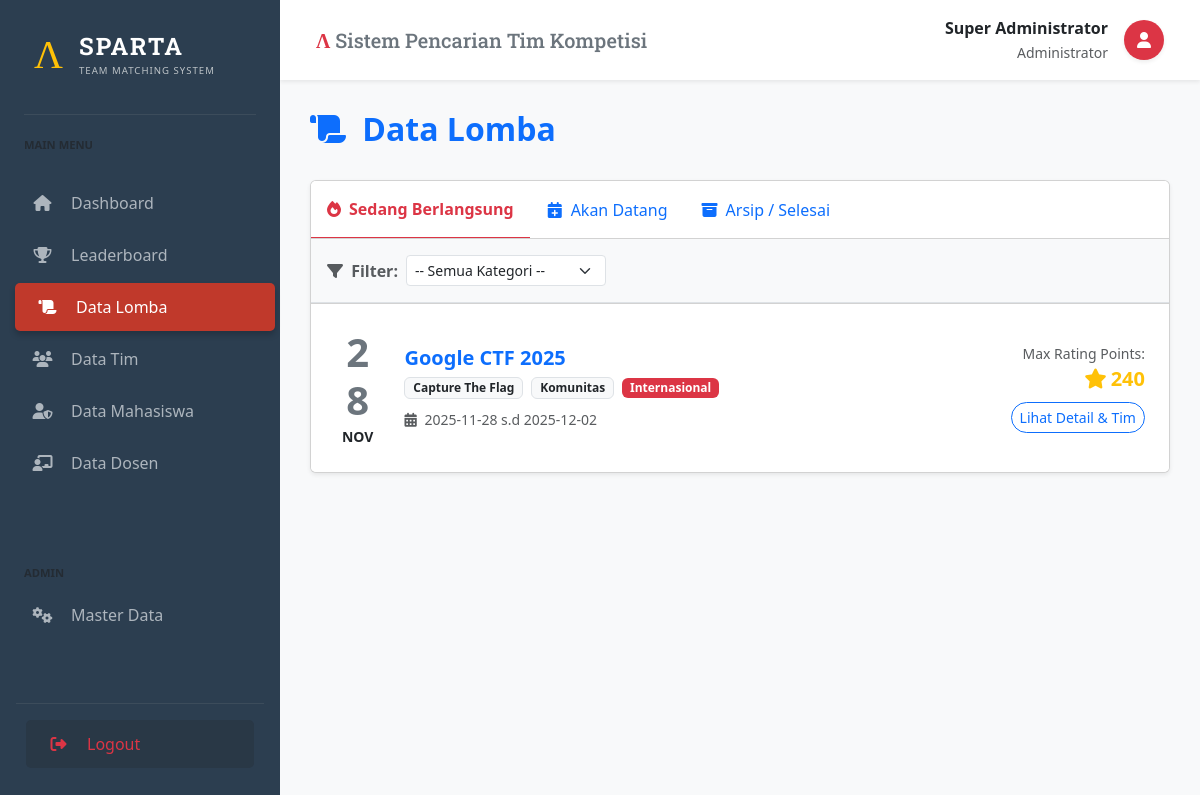
The app's page /index.php?page=lomba (signed in), older data.
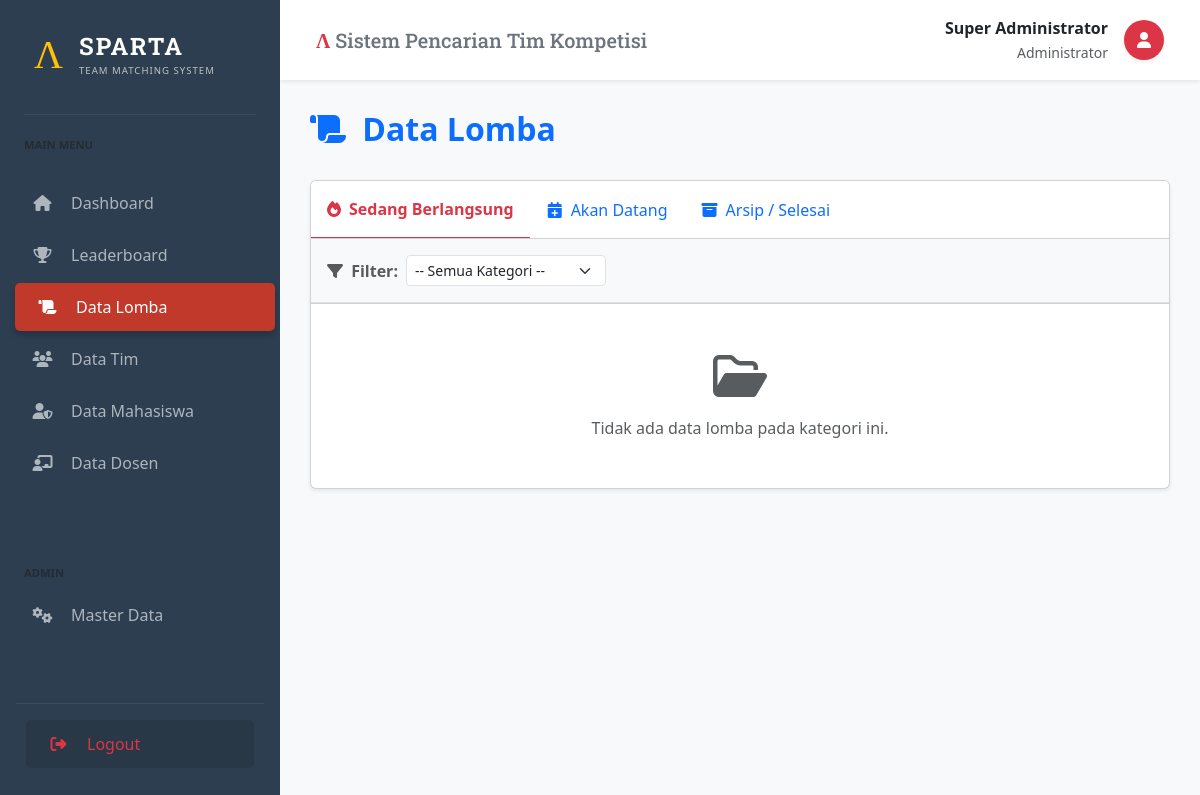
The same page, newer data.
### tables this page shows
CREATE TABLE Lomba (
    ID_Lomba INT AUTO_INCREMENT PRIMARY KEY,
    Nama_Lomba VARCHAR(200) NOT NULL,
    Deskripsi TEXT,
    Lokasi VARCHAR(100),
    Link_Web VARCHAR(255),
    Tanggal_Mulai DATE,
    Tanggal_Selesai DATE,
    ID_Kategori INT,
    ID_Jenis_Penyelenggara INT,
    ID_Tingkatan INT,
    FOREIGN KEY (ID_Kategori) REFERENCES Kategori_Lomba(ID_Kategori),
    FOREIGN KEY (ID_Jenis_Penyelenggara) REFERENCES Jenis_Penyelenggara(ID_Jenis),
    FOREIGN KEY (ID_Tingkatan) REFERENCES Tingkatan_Lomba(ID_Tingkatan)
);

CREATE TABLE Kategori_Lomba (
    ID_Kategori INT AUTO_INCREMENT PRIMARY KEY,
    Nama_Kategori VARCHAR(100) NOT NULL
);

CREATE TABLE Jenis_Penyelenggara (
    ID_Jenis INT AUTO_INCREMENT PRIMARY KEY,
    Nama_Jenis VARCHAR(100) NOT NULL,
    Bobot_Poin FLOAT DEFAULT 1.0
);

CREATE TABLE Tingkatan_Lomba (
    ID_Tingkatan INT AUTO_INCREMENT PRIMARY KEY,
    Nama_Tingkatan VARCHAR(50) NOT NULL,
    Poin_Dasar INT NOT NULL
);

### src/pages/lomba.php (the view, shortened to what this page needs)
<?php
$tab = $_GET['tab'] ?? 'active';
$filterTahun = $_GET['year'] ?? '';
$sql = "SELECT l.*, k.Nama_Kategori, p.Nama_Jenis, p.Bobot_Poin, t.Nama_Tingkatan, t.Poin_Dasar
        FROM Lomba l
        JOIN Kategori_Lomba k ON l.ID_Kategori = k.ID_Kategori
        JOIN Jenis_Penyelenggara p ON l.ID_Jenis_Penyelenggara = p.ID_Jenis
        JOIN Tingkatan_Lomba t ON l.ID_Tingkatan = t.ID_Tingkatan
        WHERE 1=1";
$params = [];
if ($tab == 'active') {
    $sql .= " AND CURDATE() BETWEEN l.Tanggal_Mulai AND l.Tanggal_Selesai";
} elseif ($tab == 'upcoming') {
    $sql .= " AND l.Tanggal_Mulai > CURDATE()";
} elseif ($tab == 'archive') {
    $sql .= " AND l.Tanggal_Selesai < CURDATE()";
    if ($filterTahun) {
        $sql .= " AND YEAR(l.Tanggal_Selesai) = ?";
        $params[] = $filterTahun;
    }
}
$sql .= " ORDER BY l.Tanggal_Mulai " . ($tab == 'archive' ? 'DESC' : 'ASC');
$stmt = $pdo->prepare($sql);
$stmt->execute($params);
$lombas = $stmt->fetchAll();
?>
<div class="d-flex justify-content-between align-items-center mb-4">
    <h2 class="fw-bold text-primary"><i class="fas fa-scroll me-2"></i> Data Lomba</h2>
</div>
<div class="card shadow-sm mb-4">
    <div class="card-header bg-white p-0">
        <ul class="nav nav-tabs card-header-tabs m-0">
            <li class="nav-item">
                <a class="nav-link py-3 <?= $tab=='active'?'active fw-bold border-top-0 border-start-0 border-end-0 border-bottom-3 border-danger text-danger':'' ?>" href="?page=lomba&tab=active">
                    <i class="fas fa-fire me-2"></i>Sedang Berlangsung
                </a>
            </li>
            <li class="nav-item">
                <a class="nav-link py-3 <?= $tab=='upcoming'?'active fw-bold border-bottom-3 border-primary text-primary':'' ?>" href="?page=lomba&tab=upcoming">
                    <i class="fas fa-calendar-plus me-2"></i>Akan Datang
                </a>
            </li>
            <li class="nav-item">
                <a class="nav-link py-3 <?= $tab=='archive'?'active fw-bold border-bottom-3 border-secondary text-secondary':'' ?>" href="?page=lomba&tab=archive">
                    <i class="fas fa-archive me-2"></i>Arsip / Selesai
                </a>
            </li>
        </ul>
    </div>
    <div class="card-body bg-light border-bottom">
        <form method="GET" class="row g-2 align-items-center">
            <div class="col-auto"><span class="fw-bold text-muted"><i class="fas fa-filter me-1"></i> Filter:</span></div>
            <div class="col-md-3">
                <select name="cat" class="form-select form-select-sm" onchange="this.form.submit()">
                    <option value="">-- Semua Kategori --</option>
                </select>
            </div>
        </form>
    </div>
    <div class="list-group list-group-flush">
        <?php if(empty($lombas)): ?>
            <div class="p-5 text-center text-muted">
                <i class="far fa-folder-open fa-3x mb-3"></i><br>Tidak ada data lomba pada kategori ini.
            </div>
        <?php endif; ?>
        <?php foreach($lombas as $l): ?>
        <?php
            $maxPoints = $l['Poin_Dasar'] * $l['Bobot_Poin'];
        ?>
        <div class="list-group-item p-4 hover-shadow position-relative">
            <div class="row align-items-center">
                <div class="col-md-1 text-center">
                    <div class="display-6 fw-bold text-secondary"><?= date('d', strtotime($l['Tanggal_Mulai'])) ?></div>
                    <small class="text-uppercase fw-bold"><?= date('M', strtotime($l['Tanggal_Mulai'])) ?></small>
                </div>
                <div class="col-md-7">
                    <h5 class="fw-bold mb-1 text-primary">
                        <a href="?page=lomba_detail&id=<?= $l['ID_Lomba'] ?>" class="text-decoration-none stretched-link"><?= htmlspecialchars($l['Nama_Lomba']) ?></a>
                    </h5>
                    <div class="mb-2">
                        <span class="badge bg-light text-dark border me-1"><?= $l['Nama_Kategori'] ?></span>
                        <span class="badge bg-light text-dark border me-1"><?= $l['Nama_Jenis'] ?></span>
                        <span class="badge bg-<?= $tab=='active'?'danger':($tab=='upcoming'?'primary':'secondary') ?>">
                            <?= $l['Nama_Tingkatan'] ?>
                        </span>
                    </div>
                    <small class="text-muted"><i class="fas fa-calendar-alt me-1"></i> <?= $l['Tanggal_Mulai'] ?> s.d <?= $l['Tanggal_Selesai'] ?></small>
                </div>
                <div class="col-md-4 text-end">
                    <div class="mb-2">
                        <small class="text-muted d-block">Max Rating Points:</small>
                        <span class="fs-5 fw-bold text-warning"><i class="fas fa-star me-1"></i><?= number_format($maxPoints) ?></span>
                    </div>
                    <a href="?page=lomba_detail&id=<?= $l['ID_Lomba'] ?>" class="btn btn-sm btn-outline-primary rounded-pill position-relative z-index-2">Lihat Detail & Tim</a>
                </div>
            </div>
        </div>
        <?php endforeach; ?>
    </div>
</div>

Row changes from the older to the newer data that the page shows:
removed lomba: Tanggal_Mulai "28", Tanggal_Mulai "NOV", Nama_Lomba "Google CTF 2025", ID_Kategori.Nama_Kategori "Capture The Flag", ID_Jenis_Penyelenggara.Nama_Jenis "Komunitas", ID_Tingkatan.Nama_Tingkatan "Internasional", Tanggal_Mulai "2025-11-28", Tanggal_Selesai "2025-12-02", ID_Tingkatan.Bobot_Poin "240"
Text that changed along with them:
text now shown: "Tidak ada data lomba pada kategori ini."
